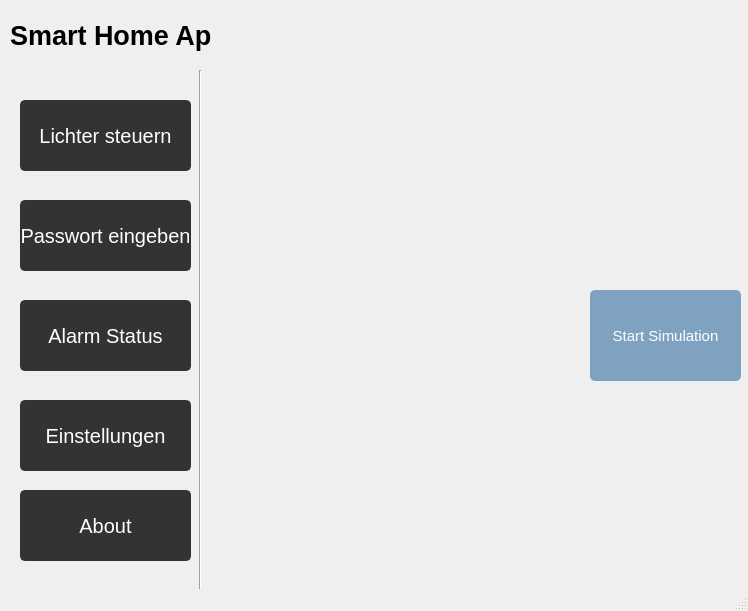
<?xml version="1.0" encoding="UTF-8"?>
<ui version="4.0">
 <class>app</class>
 <widget class="QMainWindow" name="app">
  <property name="geometry">
   <rect>
    <x>0</x>
    <y>0</y>
    <width>748</width>
    <height>611</height>
   </rect>
  </property>
  <property name="windowTitle">
   <string>MainWindow</string>
  </property>
  <widget class="QWidget" name="centralwidget">
   <widget class="QPushButton" name="alarm_status">
    <property name="geometry">
     <rect>
      <x>20</x>
      <y>300</y>
      <width>171</width>
      <height>71</height>
     </rect>
    </property>
    <property name="styleSheet">
     <string notr="true">QPushButton {
	border: 2px solid rgb(51,51,51);
	border-radius: 5px;	
	color:rgb(255,255,255);
	font-family:&quot;Calibri&quot;;
	font-size: 20px;
	background-color: rgb(51,51,51);
}
QPushButton:hover {
	border: 2px solid rgb(0,143,150);
	background-color: rgb(0,143,150);
}
QPushButton:pressed {	
	border: 2px solid rgb(0,143,150);
	background-color: rgb(51,51,51);
}

QPushButton:disabled {	
	border-radius: 5px;	
	border: 2px solid rgb(112,112,112);
	background-color: rgb(112,112,112);
}</string>
    </property>
    <property name="text">
     <string>Alarm Status</string>
    </property>
    <property name="default">
     <bool>false</bool>
    </property>
   </widget>
   <widget class="QPushButton" name="lichter_steuern">
    <property name="geometry">
     <rect>
      <x>20</x>
      <y>100</y>
      <width>171</width>
      <height>71</height>
     </rect>
    </property>
    <property name="styleSheet">
     <string notr="true">QPushButton {
	border: 2px solid rgb(51,51,51);
	border-radius: 5px;	
	color:rgb(255,255,255);
	font-family:&quot;Calibri&quot;;
	font-size: 20px;
	background-color: rgb(51,51,51);
}
QPushButton:hover {
	border: 2px solid rgb(0,143,150);
	background-color: rgb(0,143,150);
}
QPushButton:pressed {	
	border: 2px solid rgb(0,143,150);
	background-color: rgb(51,51,51);
}

QPushButton:disabled {	
	border-radius: 5px;	
	border: 2px solid rgb(112,112,112);
	background-color: rgb(112,112,112);
}</string>
    </property>
    <property name="text">
     <string>Lichter steuern</string>
    </property>
    <property name="default">
     <bool>false</bool>
    </property>
   </widget>
   <widget class="QLabel" name="label_2">
    <property name="geometry">
     <rect>
      <x>10</x>
      <y>10</y>
      <width>201</width>
      <height>51</height>
     </rect>
    </property>
    <property name="styleSheet">
     <string notr="true">font-family:&quot;Calibri&quot;;
font-size: 40px;</string>
    </property>
    <property name="text">
     <string>&lt;html&gt;&lt;head/&gt;&lt;body&gt;&lt;p&gt;&lt;span style=&quot; font-size:20pt; font-weight:600;&quot;&gt;Smart Home App&lt;/span&gt;&lt;/p&gt;&lt;/body&gt;&lt;/html&gt;</string>
    </property>
   </widget>
   <widget class="QPushButton" name="einstellungen">
    <property name="geometry">
     <rect>
      <x>20</x>
      <y>400</y>
      <width>171</width>
      <height>71</height>
     </rect>
    </property>
    <property name="styleSheet">
     <string notr="true">QPushButton {
	border: 2px solid rgb(51,51,51);
	border-radius: 5px;	
	color:rgb(255,255,255);
	font-family:&quot;Calibri&quot;;
	font-size: 20px;
	background-color: rgb(51,51,51);
}
QPushButton:hover {
	border: 2px solid rgb(0,143,150);
	background-color: rgb(0,143,150);
}
QPushButton:pressed {	
	border: 2px solid rgb(0,143,150);
	background-color: rgb(51,51,51);
}

QPushButton:disabled {	
	border-radius: 5px;	
	border: 2px solid rgb(112,112,112);
	background-color: rgb(112,112,112);
}</string>
    </property>
    <property name="text">
     <string>Einstellungen</string>
    </property>
    <property name="default">
     <bool>false</bool>
    </property>
   </widget>
   <widget class="QPushButton" name="about">
    <property name="geometry">
     <rect>
      <x>20</x>
      <y>490</y>
      <width>171</width>
      <height>71</height>
     </rect>
    </property>
    <property name="styleSheet">
     <string notr="true">QPushButton {
	border: 2px solid rgb(51,51,51);
	border-radius: 5px;	
	color:rgb(255,255,255);
	font-family:&quot;Calibri&quot;;
	font-size: 20px;
	background-color: rgb(51,51,51);
}
QPushButton:hover {
	border: 2px solid rgb(0,143,150);
	background-color: rgb(0,143,150);
}
QPushButton:pressed {	
	border: 2px solid rgb(0,143,150);
	background-color: rgb(51,51,51);
}

QPushButton:disabled {	
	border-radius: 5px;	
	border: 2px solid rgb(112,112,112);
	background-color: rgb(112,112,112);
}</string>
    </property>
    <property name="text">
     <string>About</string>
    </property>
    <property name="default">
     <bool>false</bool>
    </property>
   </widget>
   <widget class="Line" name="line">
    <property name="geometry">
     <rect>
      <x>190</x>
      <y>70</y>
      <width>20</width>
      <height>521</height>
     </rect>
    </property>
    <property name="maximumSize">
     <size>
      <width>20</width>
      <height>16777215</height>
     </size>
    </property>
    <property name="orientation">
     <enum>Qt::Vertical</enum>
    </property>
   </widget>
   <widget class="QLabel" name="label">
    <property name="geometry">
     <rect>
      <x>210</x>
      <y>-20</y>
      <width>581</width>
      <height>631</height>
     </rect>
    </property>
    <property name="text">
     <string>&lt;html&gt;&lt;head/&gt;&lt;body&gt;&lt;p&gt;&lt;img src=&quot;:/imgs/main_pic_v2.jpg&quot;/&gt;&lt;/p&gt;&lt;/body&gt;&lt;/html&gt;</string>
    </property>
   </widget>
   <widget class="QPushButton" name="home">
    <property name="geometry">
     <rect>
      <x>590</x>
      <y>290</y>
      <width>151</width>
      <height>91</height>
     </rect>
    </property>
    <property name="styleSheet">
     <string notr="true">QPushButton {
	border: 2px	rgb(0, 0, 0);
	border-radius: 5px;	
	color:rgb(255,255,255);
	font-family:&quot;Calibri&quot;;
	font-size: 15px;
	background-color: rgb(128, 162, 193);
}
   
 QPushButton:hover {
	border: 2px solid rgb(0,143,150);
	background-color: rgb(0,143,150);
}</string>
    </property>
    <property name="text">
     <string>Start Simulation</string>
    </property>
   </widget>
   <widget class="QPushButton" name="passwort">
    <property name="geometry">
     <rect>
      <x>20</x>
      <y>200</y>
      <width>171</width>
      <height>71</height>
     </rect>
    </property>
    <property name="styleSheet">
     <string notr="true">QPushButton {
	border: 2px solid rgb(51,51,51);
	border-radius: 5px;	
	color:rgb(255,255,255);
	font-family:&quot;Calibri&quot;;
	font-size: 20px;
	background-color: rgb(51,51,51);
}
QPushButton:hover {
	border: 2px solid rgb(0,143,150);
	background-color: rgb(0,143,150);
}
QPushButton:pressed {	
	border: 2px solid rgb(0,143,150);
	background-color: rgb(51,51,51);
}

QPushButton:disabled {	
	border-radius: 5px;	
	border: 2px solid rgb(112,112,112);
	background-color: rgb(112,112,112);
}</string>
    </property>
    <property name="text">
     <string>Passwort eingeben</string>
    </property>
    <property name="default">
     <bool>false</bool>
    </property>
   </widget>
  </widget>
  <widget class="QMenuBar" name="menubar">
   <property name="geometry">
    <rect>
     <x>0</x>
     <y>0</y>
     <width>748</width>
     <height>20</height>
    </rect>
   </property>
  </widget>
  <widget class="QStatusBar" name="statusbar"/>
 </widget>
 <resources/>
 <connections/>
</ui>
